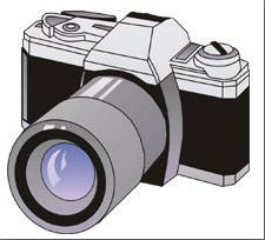
#> input picture TutorialFreeCodeCamp/img/Camara2.PNG, 265 x 240 px, found by its file name
$ python splitmerge.py
#> lines starting #> are read from the running program, lines starting #| are printed output that depends on the picture
import cv2 as cv
import numpy as np

img =cv.imread("TutorialFreeCodeCamp/img/Camara2.png")
#> img is the input picture: shape (240, 265, 3); mean B, G, R 171.1, 168.3, 170
cv.imshow("Camara", img)


b,g,r = cv.split(img)
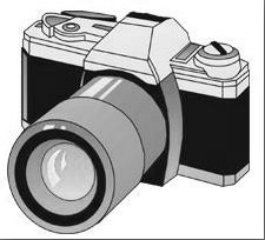
#> b: shape (240, 265); min 1, max 255, mean 171.1
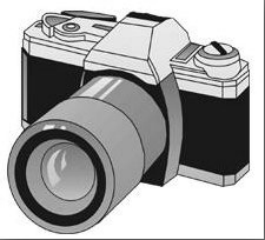
#> g: shape (240, 265); min 3, max 255, mean 168.3

# cv.imshow("Blue", b)
# cv.imshow("Green",g)
# cv.imshow("Red", r)

print(img.shape)
#| (240, 265, 3)
print(b.shape)
#| (240, 265)
print(g.shape)
#| (240, 265)
print(r.shape)
#| (240, 265)

merged = cv.merge([b,g,r])
cv.imshow("merged", merged)


blank = np.zeros(img.shape[:2], dtype= "uint8")
blue = cv.merge([b,blank,blank])
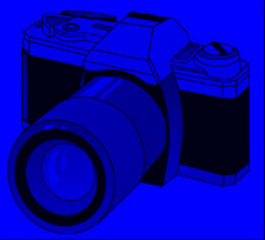
#> blue: shape (240, 265, 3); mean of channels 0, 1, 2 171.1, 0, 0; drawn as B, G, R
green = cv.merge([blank,g,blank])
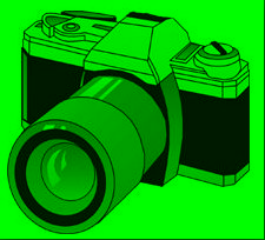
#> green: shape (240, 265, 3); mean of channels 0, 1, 2 0, 168.3, 0; drawn as B, G, R
red = cv.merge([blank,blank,r])
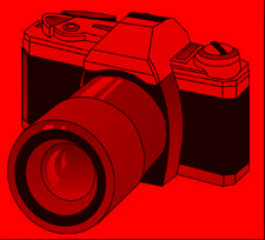
#> red: shape (240, 265, 3); mean of channels 0, 1, 2 0, 0, 170; drawn as B, G, R

cv.imshow("Blue", blue)
cv.imshow("Green",green)
cv.imshow("Red", r)


cv.waitKey(0)

$ run again, with TutorialFreeCodeCamp/img/Fotografia_transparente.png copied over TutorialFreeCodeCamp/img/Camara2.PNG
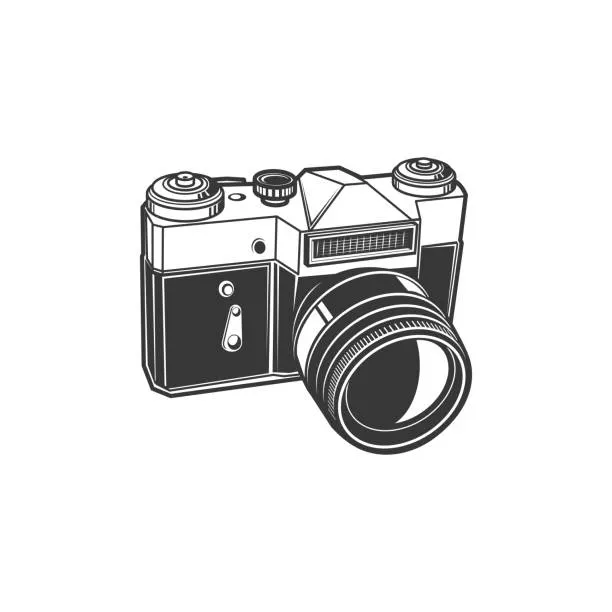
#> input picture TutorialFreeCodeCamp/img/Fotografia_transparente.png, 612 x 612 px, found by its file name
#> img is the input picture: shape (612, 612, 3); mean B, G, R 229.1, 229.1, 229.1
#| (612, 612, 3)
#| (612, 612)
#| (612, 612)
#| (612, 612)
#> `green = cv.merge([blank,g,blank])`:
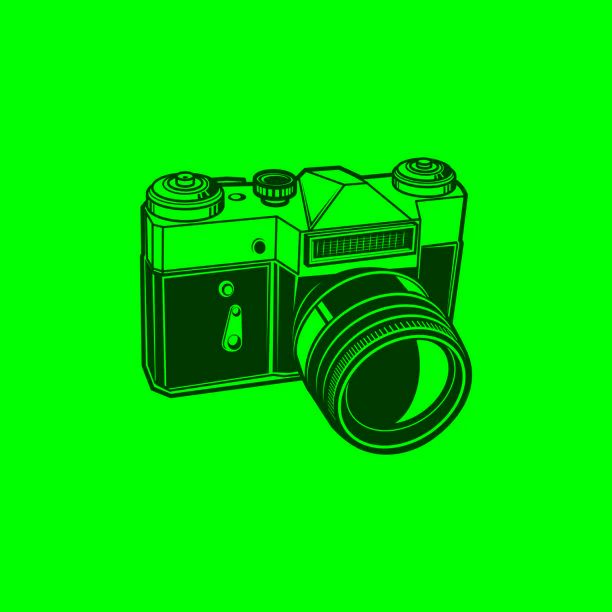
#> green: shape (612, 612, 3); mean of channels 0, 1, 2 0, 229.1, 0; drawn as B, G, R
#> `red = cv.merge([blank,blank,r])`:
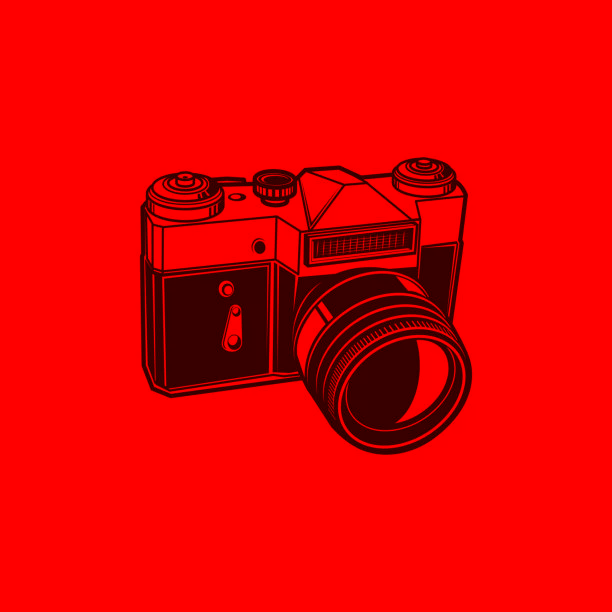
#> red: shape (612, 612, 3); mean of channels 0, 1, 2 0, 0, 229.1; drawn as B, G, R
